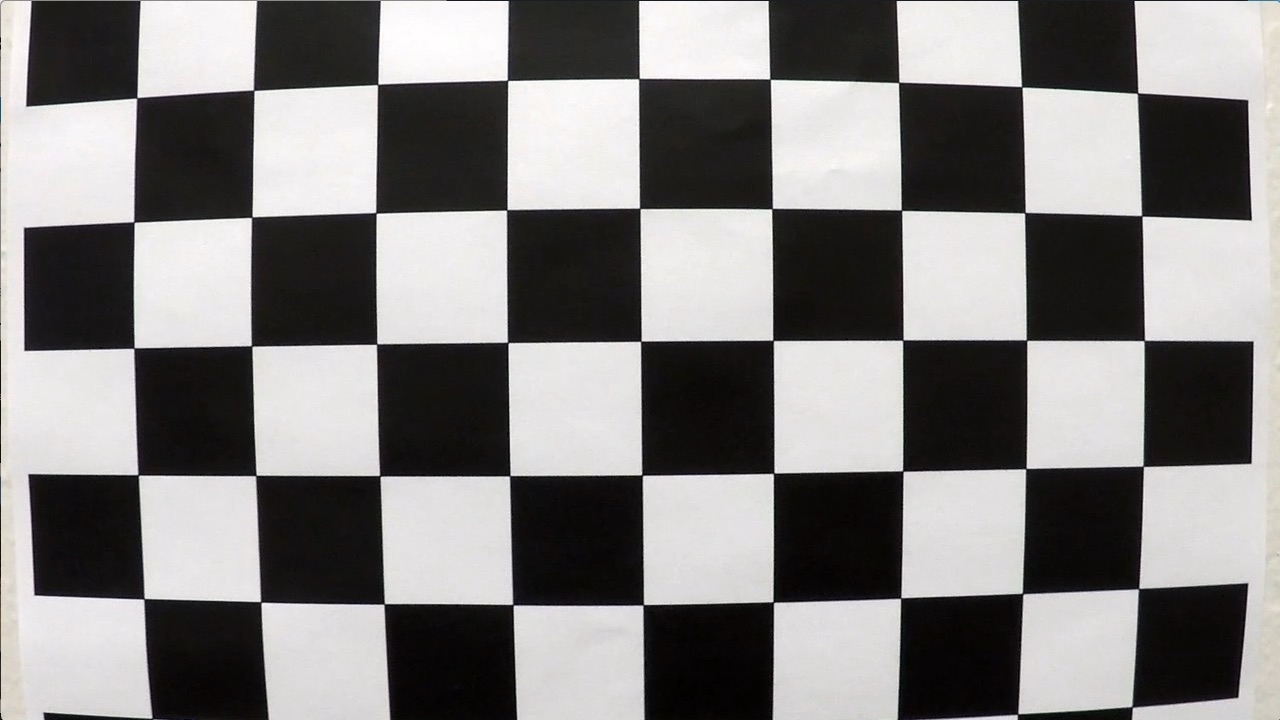
#> input picture camera_cal/calibration1.jpg, 1280 x 720 px; its folder holds only this picture in this run
$ jupyter execute --allow-errors example.ipynb   (shell and % lines are left out)   (older library calls are emulated)
#> lines starting #> are read from the running program, lines starting #| are printed output that depends on the picture
## Advanced Lane Finding Project

The goals / steps of this project are the following:

* Compute the camera calibration matrix and distortion coefficients given a set of chessboard images.
* Apply a distortion correction to raw images.
* Use color transforms, gradients, etc., to create a thresholded binary image.
* Apply a perspective transform to rectify binary image ("birds-eye view").
* Detect lane pixels and fit to find the lane boundary.
* Determine the curvature of the lane and vehicle position with respect to center.
* Warp the detected lane boundaries back onto the original image.
* Output visual display of the lane boundaries and numerical estimation of lane curvature and vehicle position.

---
## First, I'll compute the camera calibration using chessboard images

[cell 1]
import numpy as np
import cv2
import glob
import matplotlib.pyplot as plt
import matplotlib.image as mpimg

# prepare object points, like (0,0,0), (1,0,0), (2,0,0) ....,(6,5,0)
objp = np.zeros((6*9,3), np.float32)
objp[:,:2] = np.mgrid[0:9,0:6].T.reshape(-1,2)

# Arrays to store object points and image points from all the images.
obj_points = [] # 3d points in real world space
img_points = [] # 2d points in image plane.

# Make a list of calibration images
images = glob.glob('../camera_cal/calibration*.jpg')

# Step through the list and search for chessboard corners
for fname in images:
    img = cv2.imread(fname)
#> img is the input picture: shape (720, 1280, 3); mean B, G, R 127.8, 128.4, 130.1
    gray = cv2.cvtColor(img,cv2.COLOR_BGR2GRAY)

    # Find the chessboard corners
    ret, corners = cv2.findChessboardCorners(gray, (9,6),None)
#> ret = False; corners = None

    # If found, add object points, image points
    if ret:
        #print('found the corners')
        obj_points.append(objp)
        img_points.append(corners)

        # Draw and display the corners
        img = cv2.drawChessboardCorners(img, (9,6), corners, ret)
        plt.imshow(img)
        #cv2.waitKey(500)
    else:
        print('not found')

#cv2.destroyAllWindows()

## Now applying distortion correction to the row image

[cell 2]
def remove_distortion(img, obj_points, img_points):
    #converting to gray and applying undistort function from cv
    gray = cv2.cvtColor(img, cv2.COLOR_RGB2GRAY)
    ret, mtx, dist, rvecs, tvecs = cv2.calibrateCamera(obj_points, img_points, gray.shape[::-1], None, None)
    un_dst = cv2.undistort(img, mtx, dist, None, mtx)

    # [11 lines of commented-out code are left out]
    return un_dst

## Applying color and gradient transform to the image

[cell 3]
# [38 lines left out: function gradient_color_transform, not called in this run]

## Applying perspective transform

[cell 4]
# [43 lines left out: function transform, not called in this run]

## Detecting lane  And Finding the curvature

[cell 5]
# [150 lines left out: functions getCurvature_and_center_of_line, find_lane_pixels, fit_polynomial, not called in this run]

## Warp line back into the original image

[cell 6]
# [27 lines left out: function transform_back_add_text, not called in this run]

## Pipeline for video

[cell 7]
def pipeline(image):
    un_dst = remove_distortion(image, obj_points, img_points)
    combined_image = gradient_color_transform(un_dst)
    binary_warped, Minv = transform(combined_image)
    left_fitx, right_fitx, ploty, mean_curvature, center_to_image = fit_polynomial(binary_warped)
    final_image = transform_back_add_text(binary_warped, left_fitx, right_fitx, ploty,image, mean_curvature, center_to_image, Minv)
    return final_image

[cell 8]
org_img = cv2.imread('../test_images/test5.jpg')
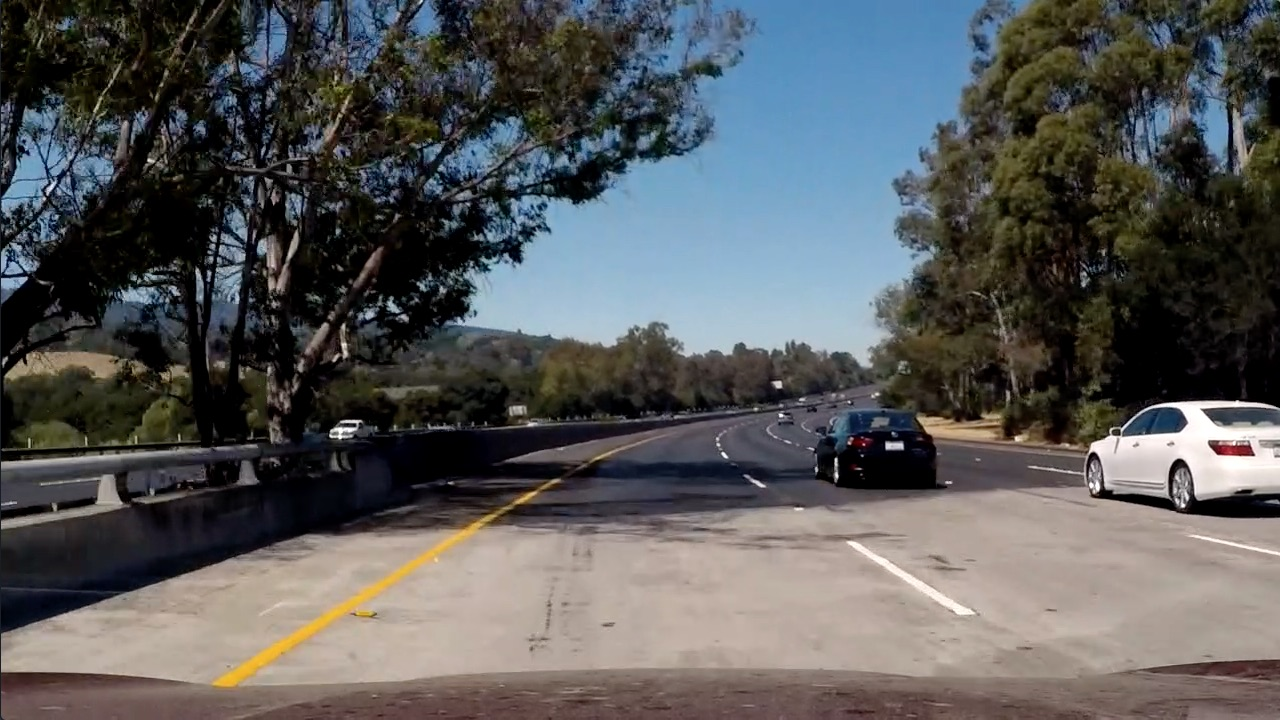
#> input picture test_images/test5.jpg, 1280 x 720 px
#> org_img is the input picture: shape (720, 1280, 3); mean B, G, R 89.8, 89.3, 88.5
#> (the rest of this cell did not finish here and is left out)

#> in remove_distortion, `gray = cv2.cvtColor(img, cv2.COLOR_RGB2GRAY)`:
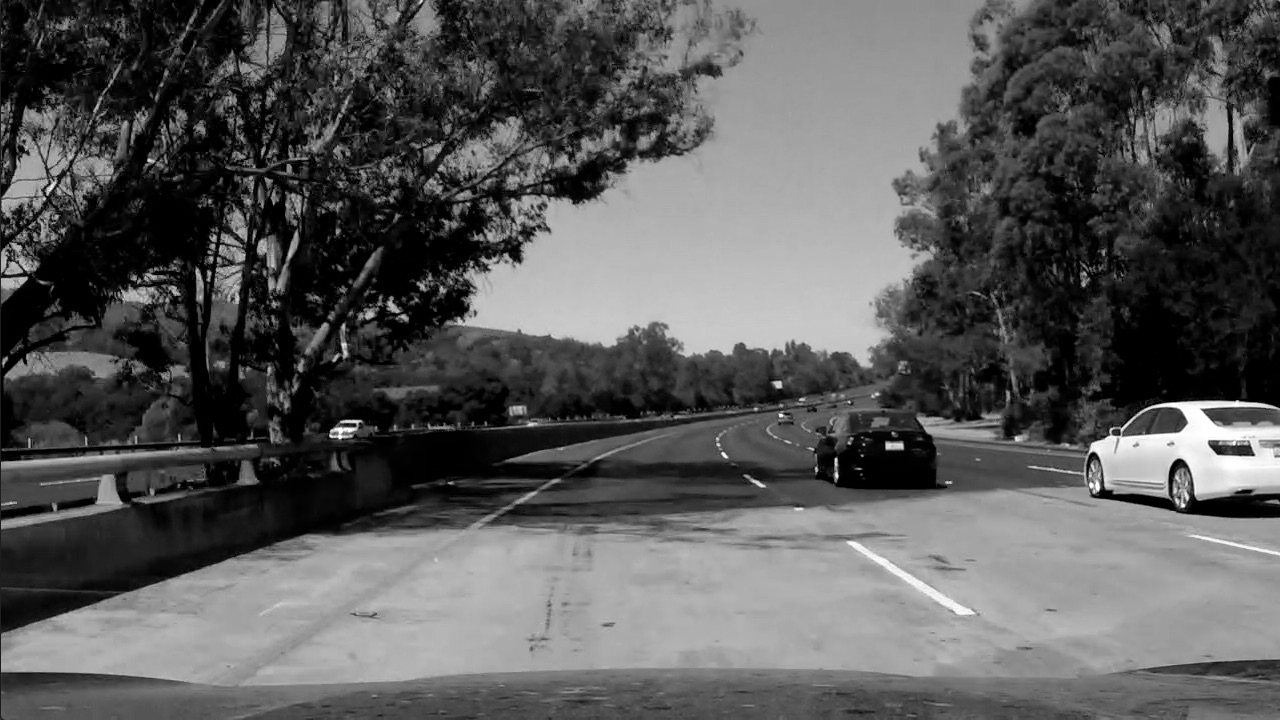
#> gray: shape (720, 1280); min 0, max 255, mean 89.4
plt.imshow(res, cmap='gray')
plt.savefig('final_image.jpg')
